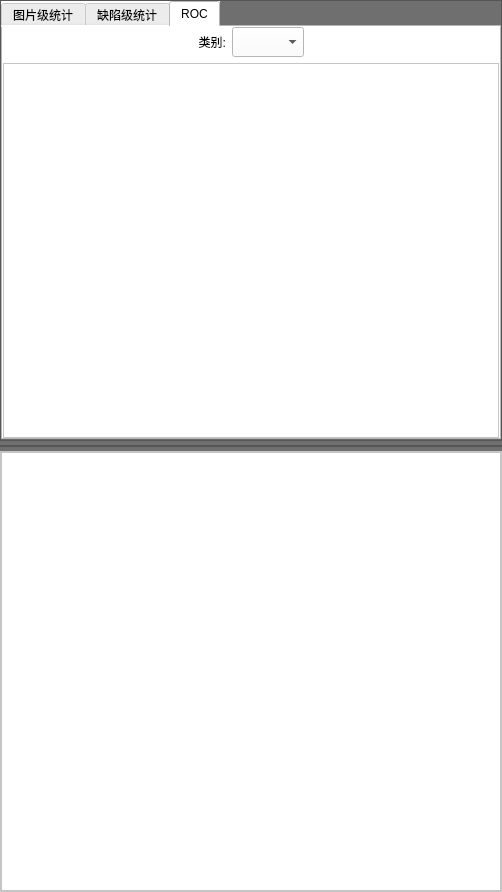
<?xml version="1.0" encoding="UTF-8"?>
<ui version="4.0">
 <class>seriesMainForm</class>
 <widget class="QWidget" name="seriesMainForm">
  <property name="geometry">
   <rect>
    <x>0</x>
    <y>0</y>
    <width>502</width>
    <height>892</height>
   </rect>
  </property>
  <property name="maximumSize">
   <size>
    <width>600</width>
    <height>16777215</height>
   </size>
  </property>
  <property name="windowTitle">
   <string>seriesMainForm</string>
  </property>
  <property name="styleSheet">
   <string notr="true">background-color: rgb(111, 111, 111);

</string>
  </property>
  <layout class="QGridLayout" name="gridLayout">
   <property name="leftMargin">
    <number>0</number>
   </property>
   <property name="topMargin">
    <number>0</number>
   </property>
   <property name="rightMargin">
    <number>0</number>
   </property>
   <property name="bottomMargin">
    <number>0</number>
   </property>
   <property name="spacing">
    <number>0</number>
   </property>
   <item row="0" column="0">
    <layout class="QVBoxLayout" name="verticalLayout">
     <property name="spacing">
      <number>4</number>
     </property>
     <item>
      <widget class="QFrame" name="frame_chart">
       <property name="minimumSize">
        <size>
         <width>0</width>
         <height>400</height>
        </size>
       </property>
       <property name="maximumSize">
        <size>
         <width>16777215</width>
         <height>500</height>
        </size>
       </property>
       <property name="frameShape">
        <enum>QFrame::StyledPanel</enum>
       </property>
       <property name="frameShadow">
        <enum>QFrame::Raised</enum>
       </property>
       <layout class="QGridLayout" name="gridLayout_2">
        <property name="leftMargin">
         <number>0</number>
        </property>
        <property name="topMargin">
         <number>0</number>
        </property>
        <property name="rightMargin">
         <number>0</number>
        </property>
        <property name="bottomMargin">
         <number>0</number>
        </property>
        <property name="spacing">
         <number>0</number>
        </property>
        <item row="0" column="0">
         <widget class="QTabWidget" name="tabWidget">
          <property name="font">
           <font>
            <pointsize>9</pointsize>
           </font>
          </property>
          <property name="styleSheet">
           <string notr="true">background-color: rgb(255, 255, 255);</string>
          </property>
          <property name="currentIndex">
           <number>2</number>
          </property>
          <widget class="QWidget" name="tab_image">
           <attribute name="title">
            <string>图片级统计</string>
           </attribute>
           <layout class="QGridLayout" name="gridLayout_3">
            <property name="leftMargin">
             <number>0</number>
            </property>
            <property name="topMargin">
             <number>0</number>
            </property>
            <property name="rightMargin">
             <number>0</number>
            </property>
            <property name="bottomMargin">
             <number>0</number>
            </property>
            <property name="spacing">
             <number>0</number>
            </property>
            <item row="0" column="0">
             <layout class="QVBoxLayout" name="verticalLayout_2">
              <item>
               <layout class="QHBoxLayout" name="horizontalLayout_2">
                <item>
                 <spacer name="horizontalSpacer_3">
                  <property name="orientation">
                   <enum>Qt::Horizontal</enum>
                  </property>
                  <property name="sizeHint" stdset="0">
                   <size>
                    <width>40</width>
                    <height>20</height>
                   </size>
                  </property>
                 </spacer>
                </item>
                <item>
                 <widget class="QLabel" name="label_2">
                  <property name="font">
                   <font>
                    <pointsize>9</pointsize>
                   </font>
                  </property>
                  <property name="text">
                   <string>类别:</string>
                  </property>
                  <property name="alignment">
                   <set>Qt::AlignRight|Qt::AlignTrailing|Qt::AlignVCenter</set>
                  </property>
                 </widget>
                </item>
                <item>
                 <widget class="QComboBox" name="comboBox_imageLineSeries">
                  <property name="minimumSize">
                   <size>
                    <width>0</width>
                    <height>30</height>
                   </size>
                  </property>
                  <property name="font">
                   <font>
                    <pointsize>9</pointsize>
                   </font>
                  </property>
                 </widget>
                </item>
                <item>
                 <spacer name="horizontalSpacer_4">
                  <property name="orientation">
                   <enum>Qt::Horizontal</enum>
                  </property>
                  <property name="sizeHint" stdset="0">
                   <size>
                    <width>40</width>
                    <height>20</height>
                   </size>
                  </property>
                 </spacer>
                </item>
               </layout>
              </item>
              <item>
               <widget class="chartView" name="graphicsView_image">
                <property name="styleSheet">
                 <string notr="true"/>
                </property>
               </widget>
              </item>
             </layout>
            </item>
           </layout>
          </widget>
          <widget class="QWidget" name="tab_defect">
           <attribute name="title">
            <string>缺陷级统计</string>
           </attribute>
           <layout class="QGridLayout" name="gridLayout_4">
            <property name="leftMargin">
             <number>0</number>
            </property>
            <property name="topMargin">
             <number>0</number>
            </property>
            <property name="rightMargin">
             <number>0</number>
            </property>
            <property name="bottomMargin">
             <number>0</number>
            </property>
            <property name="horizontalSpacing">
             <number>0</number>
            </property>
            <item row="0" column="0">
             <layout class="QVBoxLayout" name="verticalLayout_3">
              <item>
               <layout class="QHBoxLayout" name="horizontalLayout">
                <item>
                 <spacer name="horizontalSpacer">
                  <property name="orientation">
                   <enum>Qt::Horizontal</enum>
                  </property>
                  <property name="sizeHint" stdset="0">
                   <size>
                    <width>40</width>
                    <height>20</height>
                   </size>
                  </property>
                 </spacer>
                </item>
                <item>
                 <widget class="QLabel" name="label">
                  <property name="font">
                   <font>
                    <pointsize>9</pointsize>
                   </font>
                  </property>
                  <property name="text">
                   <string>类别:</string>
                  </property>
                  <property name="alignment">
                   <set>Qt::AlignRight|Qt::AlignTrailing|Qt::AlignVCenter</set>
                  </property>
                 </widget>
                </item>
                <item>
                 <widget class="QComboBox" name="comboBox_defectLineSeries">
                  <property name="minimumSize">
                   <size>
                    <width>0</width>
                    <height>30</height>
                   </size>
                  </property>
                  <property name="font">
                   <font>
                    <pointsize>9</pointsize>
                   </font>
                  </property>
                 </widget>
                </item>
                <item>
                 <spacer name="horizontalSpacer_2">
                  <property name="orientation">
                   <enum>Qt::Horizontal</enum>
                  </property>
                  <property name="sizeHint" stdset="0">
                   <size>
                    <width>40</width>
                    <height>20</height>
                   </size>
                  </property>
                 </spacer>
                </item>
               </layout>
              </item>
              <item>
               <widget class="chartView" name="graphicsView_defect"/>
              </item>
             </layout>
            </item>
           </layout>
          </widget>
          <widget class="QWidget" name="tab_Roc">
           <attribute name="title">
            <string>ROC</string>
           </attribute>
           <layout class="QGridLayout" name="gridLayout_5">
            <property name="leftMargin">
             <number>0</number>
            </property>
            <property name="topMargin">
             <number>0</number>
            </property>
            <property name="rightMargin">
             <number>0</number>
            </property>
            <property name="bottomMargin">
             <number>0</number>
            </property>
            <property name="spacing">
             <number>0</number>
            </property>
            <item row="0" column="0">
             <layout class="QVBoxLayout" name="verticalLayout_4">
              <item>
               <layout class="QHBoxLayout" name="horizontalLayout_3">
                <item>
                 <spacer name="horizontalSpacer_5">
                  <property name="orientation">
                   <enum>Qt::Horizontal</enum>
                  </property>
                  <property name="sizeHint" stdset="0">
                   <size>
                    <width>40</width>
                    <height>20</height>
                   </size>
                  </property>
                 </spacer>
                </item>
                <item>
                 <widget class="QLabel" name="label_3">
                  <property name="font">
                   <font>
                    <pointsize>9</pointsize>
                   </font>
                  </property>
                  <property name="text">
                   <string>类别:</string>
                  </property>
                  <property name="alignment">
                   <set>Qt::AlignRight|Qt::AlignTrailing|Qt::AlignVCenter</set>
                  </property>
                 </widget>
                </item>
                <item>
                 <widget class="QComboBox" name="comboBox_rocLineSeries">
                  <property name="minimumSize">
                   <size>
                    <width>0</width>
                    <height>30</height>
                   </size>
                  </property>
                  <property name="font">
                   <font>
                    <pointsize>9</pointsize>
                   </font>
                  </property>
                 </widget>
                </item>
                <item>
                 <spacer name="horizontalSpacer_6">
                  <property name="orientation">
                   <enum>Qt::Horizontal</enum>
                  </property>
                  <property name="sizeHint" stdset="0">
                   <size>
                    <width>40</width>
                    <height>20</height>
                   </size>
                  </property>
                 </spacer>
                </item>
               </layout>
              </item>
              <item>
               <widget class="chartViewRoc" name="graphicsView_Roc">
                <property name="styleSheet">
                 <string notr="true"/>
                </property>
               </widget>
              </item>
             </layout>
            </item>
           </layout>
          </widget>
         </widget>
        </item>
       </layout>
      </widget>
     </item>
     <item>
      <widget class="QFrame" name="frame_table">
       <property name="maximumSize">
        <size>
         <width>16777215</width>
         <height>200</height>
        </size>
       </property>
       <property name="frameShape">
        <enum>QFrame::StyledPanel</enum>
       </property>
       <property name="frameShadow">
        <enum>QFrame::Raised</enum>
       </property>
       <layout class="QGridLayout" name="gridLayout_6">
        <property name="leftMargin">
         <number>0</number>
        </property>
        <property name="topMargin">
         <number>0</number>
        </property>
        <property name="rightMargin">
         <number>0</number>
        </property>
        <property name="bottomMargin">
         <number>0</number>
        </property>
        <property name="spacing">
         <number>0</number>
        </property>
        <item row="0" column="0">
         <layout class="QHBoxLayout" name="horizontalLayout_DataMatrix">
          <property name="spacing">
           <number>0</number>
          </property>
          <item>
           <widget class="dataMatrixGroup" name="widgetDataMatrix" native="true">
            <property name="styleSheet">
             <string notr="true">background-color: rgb(255, 255, 255);</string>
            </property>
           </widget>
          </item>
         </layout>
        </item>
       </layout>
      </widget>
     </item>
     <item>
      <widget class="QFrame" name="frame_training">
       <property name="styleSheet">
        <string notr="true">background-color: rgb(255, 255, 255);</string>
       </property>
       <property name="frameShape">
        <enum>QFrame::StyledPanel</enum>
       </property>
       <property name="frameShadow">
        <enum>QFrame::Raised</enum>
       </property>
       <layout class="QGridLayout" name="gridLayout_7">
        <property name="leftMargin">
         <number>0</number>
        </property>
        <property name="topMargin">
         <number>0</number>
        </property>
        <property name="rightMargin">
         <number>0</number>
        </property>
        <property name="bottomMargin">
         <number>0</number>
        </property>
        <property name="spacing">
         <number>0</number>
        </property>
        <item row="0" column="0">
         <widget class="baseChartView" name="graphicsView_training"/>
        </item>
       </layout>
      </widget>
     </item>
    </layout>
   </item>
  </layout>
 </widget>
 <layoutdefault spacing="6" margin="11"/>
 <customwidgets>
  <customwidget>
   <class>chartView</class>
   <extends>QGraphicsView</extends>
   <header>chartview.h</header>
  </customwidget>
  <customwidget>
   <class>dataMatrixGroup</class>
   <extends>QWidget</extends>
   <header>dataMatrixGroup.h</header>
   <container>1</container>
  </customwidget>
  <customwidget>
   <class>baseChartView</class>
   <extends>QGraphicsView</extends>
   <header>basechartview.h</header>
  </customwidget>
  <customwidget>
   <class>chartViewRoc</class>
   <extends>QGraphicsView</extends>
   <header>chartViewRoc.h</header>
  </customwidget>
 </customwidgets>
 <resources/>
 <connections/>
</ui>
